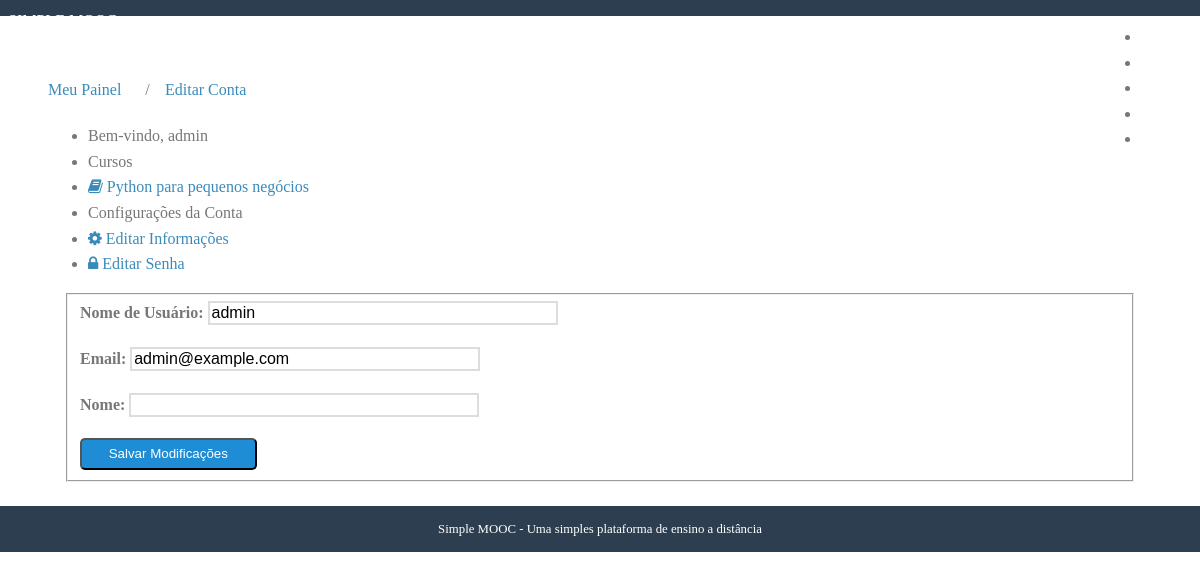
/conta/editar (signed in), run on the app's committed database.
### accounts/models.py (models this page shows, shortened)
class User(AbstractBaseUser, PermissionsMixin):
    username = models.CharField(
        'Nome de Usuário', max_length=30, unique=True,
        validators=[validators.RegexValidator(re.compile('^[\w.@+-]+$'),
            'Nome de usuário só pode conter letras, digítos ou os '
            'seguintes caracteres: @/./+/-/_', 'invalid')]
    )
    email = models.EmailField('Email', unique=True)
    name = models.CharField('Nome', max_length=100, blank=True)
    is_active = models.BooleanField('Está ativo?', blank=True, default=True)
    is_staff = models.BooleanField('É da equipe?', blank = True, default=False)
    date_joined = models.DateTimeField(
        'Data de entrada', auto_now_add=True
    ) #quando for salvo pela primeira vez
    objects = UserManager()
    USERNAME_FIELD = 'username'
    REQUIRED_FIELDS = ['email'] #para ser compativel com o django app usuario
    def __str__(self):
        return self.name or self.username
    class Meta:
        verbose_name = 'Usuário'
        verbose_name_plural = 'Usuários'

### courses/models.py (models this page shows, shortened)
class Enrollment(models.Model):
	STATUS_CHOICES = (
		(0,'Pendente'),
		(1, 'Aprovado'),
		(2,'Cancelado'),
	)
	user=models.ForeignKey(
		settings.AUTH_USER_MODEL,
		verbose_name='Usuário', on_delete = models.CASCADE,
		related_name='enrollments'
	)
	course = models.ForeignKey(
		Course, verbose_name='Curso',
		related_name='enrollments', on_delete=models.CASCADE
	)
	status = models.IntegerField('Situação',choices=STATUS_CHOICES, default=1, blank=True)
	created_at = models.DateTimeField('Criado em',
									  auto_now_add=True)  # auto now toda vez q criar um curso ele coloca automaticamente a data
	updated_at = models.DateTimeField('Atualizado em',
									  auto_now_add=True)  # assim que for refreshed a data entra sozinha
	class Meta:
		verbose_name = 'Inscrição'
		verbose_name_plural = 'Inscrições'
		unique_together = (('user','course'),) #evita repetição de usuario em um curso

class Course(models.Model):
	name = models.CharField('Nome',max_length = 100)
	slug = models.SlugField('Atalho')
	description = models.TextField('Descrição Simples', blank = True) #blank = não é obrigatório, mas o TextField permite descrições longas
	about = models.TextField('Sobre o Curso', blank= True)
	start_date = models.DateField('Data de Início', null = True, blank = True) #null = no banco de dados esse campo temq ter algo msm que seja um campo vazio
	image = models.ImageField(upload_to='courses/images', verbose_name='Imagem', null = True, blank = True)  #não é um campo obrigatório
	created_at = models.DateTimeField('Criado em', auto_now_add=True) #auto now toda vez q criar um curso ele coloca automaticamente a data
	updated_at = models.DateTimeField('Atualizado em', auto_now_add=True) #assim que for refreshed a data entra sozinha
	objects = CourseManager() #agora o manager não será o padrão do django
	def __str__(self):
		return self.name
	class Meta: #interfere no django admin
		verbose_name = 'Curso'
		verbose_name_plural = 'Cursos' #ensinamos ao django que o plural de curso é curso
		ordering = ['name'] #comoo django organiza ascendente a lista

### accounts/views.py (the view)
# urls.py: path('editar', views.edit, name='edit'),
@login_required
def edit(request):
    template_name = 'accounts/edit.html'
    context = {}
    if request.method == 'POST':
        form = EditAccountForm(request.POST, instance=request.user)
        if form.is_valid():
            form.save()
            messages.success(request, 'Os dados da sua conta foram alterados  com sucesso')
            return redirect('accounts:dashboard')
    else:
        form = EditAccountForm(instance = request.user) #form vazio
    context['form'] = form
    return render(request, template_name, context)

### accounts/forms.py
class EditAccountForm(forms.ModelForm):
    class Meta:
        model = User
        fields = ['username', 'email', 'name']

### courses/templatetags/courses_tags.py (called while the page is built)
@register.simple_tag #assigment_tag não funciona mais
def load_my_courses(user):
    return Enrollment.objects.filter(user=user)

### accounts/templates/accounts/edit.html (shortened to what this page needs)
{% extends "accounts/dashboard.html" %}
{% block breadcrumb %}
    {{ block.super }}
    <li>/</li>
    <li><a href="{% url 'accounts:edit' %}">Editar Conta</a></li>
{% endblock %}
{% block dashboard_content %}
<form class="pure-form pure-form-stacked" method="post">
    <fieldset>
        {% for field in form %}
        <div class="pure-control-group">
            {{ field.label_tag }}
            {{ field }}
        </div>
        {% endfor %}
        <div class="pure-controls">
            <button type="submit" class="pure-button pure-button-primary">Salvar Modificações</button>
        </div>
    </fieldset>
</form>
{% endblock %}

### accounts/templates/accounts/dashboard.html (shortened to what this page needs)
{% extends "base.html" %}
{% load  courses_tags %}
{% block content %}
{% load_my_courses user as enrollments %}
<div class="pure-g-r content-ribbon">
    <div class="pure-u-1">
        <ul class="breadcrumb">
            {% block breadcrumb %}
            <a href="{% url 'accounts:dashboard' %}" style="margin-right: 20px">Meu Painel</a>
            {% endblock %}
        </ul>
    </div>
    <div class="pure-u-1-3">
        <div class="pure-menu pure-menu-open">
            <ul>
                <li class="pure-menu-heading">
                    Bem-vindo, {{ user }}
                </li>
                {% block menu_options %}
                <li class="pure-menu-heading">Cursos</li>
                {% for enrollment in enrollments %}
                <li>
                    <a href="{% url 'courses:announcements' enrollment.course.slug %}">
                        <i class="icon fa fa-book"></i>
                        {{ enrollment.course }}
                    </a>
                </li>
                {% empty %}
                <li>Nenhum curso encontrado</li>
                {% endfor %}
                <li class="pure-menu-heading">Configurações da Conta</li>
                <li>
                    <a href="{% url 'accounts:edit' %}">
                        <i class="icon fa fa-cog"></i>
                        Editar Informações
                    </a>
                </li>
                <li>
                    <a href="{% url 'accounts:edit_password' %}">
                        <i class="icon fa fa-lock"></i>
                        Editar Senha
                    </a>
                </li>
                {% endblock %}
            </ul>
        </div>
    </div>
    <div class="pure-u-2-3">
        <div class="inner">
            {% block dashboard_content %}{% endblock %}
        </div>
    </div>
</div>
{% endblock %}

### core/static/css/styles.css (style rules this page uses)
* { -webkit-box-sizing: border-box; -moz-box-sizing: border-box; box-sizing: border-box; }
body { margin: 0 auto; line-height: 1.7em; }
a { color: #3b8bba; }
.content .content-ribbon { margin: 1.5em 3em; }
.pure-form label { margin: 1em 0 0; font-weight: bold; font-size: 100%; }
.pure-form input[type], .pure-form textarea, .pure-form select { border: 2px solid #ddd; box-shadow: none; font-size: 100%; width: 100%; max-width: 350px; margin-bottom: 0.3em; }
.pure-form .pure-control-group { margin-bottom: 1em; }
.pure-button-primary { background-color: #1f8dd6; color: white; padding: 0.5em 2em; border-radius: 5px; }
.inner { padding: 0em 1em; }
ul.breadcrumb { padding: 0; }
ul.breadcrumb li { display: inline-block; }
ul.breadcrumb li a { display: inline-block; padding: 0.3em 0.7em; }
body { min-width: 320px; color: #777; line-height: 1.6; }
a { color: #3b8bba; text-decoration: none; }

### data on the page
User: name+username "admin", form "admin" "admin@example.com"
Enrollment: course "Python para pequenos negócios"

### other printed values
{{ field.label_tag }} "Nome de Usuário:" "Email:" "Nome:"
